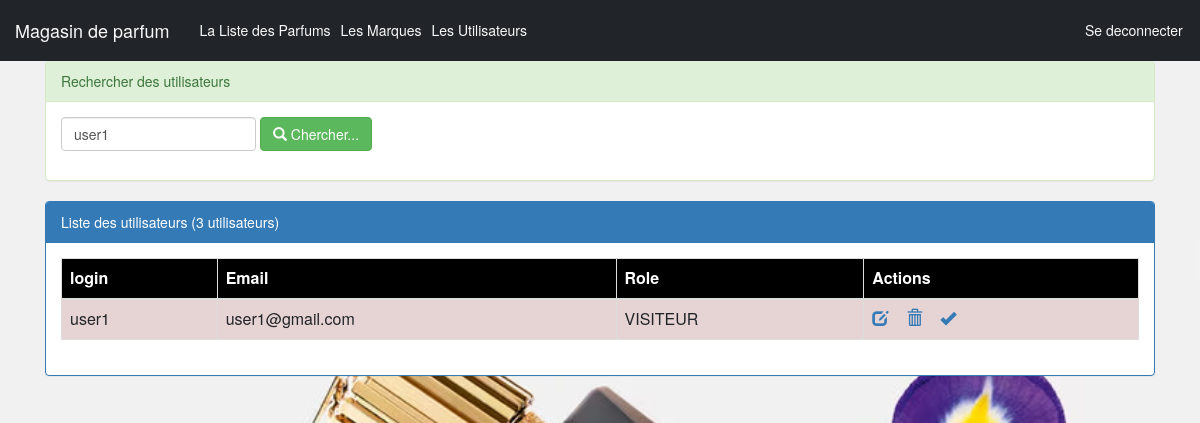
The page /pages/utilisateurs.php?login=user1 (signed in) on the database its author committed.
### tables this page shows
create table utilisateur(
    iduser int(4) auto_increment primary key,
    login varchar(50),
    email varchar(255),
    role varchar(50),    
    etat int(1),         
    pwd varchar(255)
);

### pages/utilisateurs.php (the view, shortened to what this page needs)
<?php
    require_once("connexiondb.php");
    $login=isset($_GET['login'])?$_GET['login']:"";
    $requeteUser="select * from utilisateur where login like '%$login%'";
    $requeteCount="select count(*) countUser from utilisateur";
    $resultatUser=$pdo->query($requeteUser);
    $resultatCount=$pdo->query($requeteCount);
    $tabCount=$resultatCount->fetch();
    $nbrUser=$tabCount['countUser'];
?>
<HTML>
    <head>
        <link rel="stylesheet" type="text/css" href="../css/bootstrap.min.css">
        <link rel="stylesheet" type="text/css" href="../css/monstyle.css">
        <link rel="stylesheet" href="https://maxcdn.bootstrapcdn.com/bootstrap/3.4.1/css/bootstrap.min.css">
    </head>
    <body>
        <?php include("menu.php"); ?>
        <div class="container">
            <div class="panel panel-success margetop">
				<div class="panel-heading">Rechercher des utilisateurs</div>
				<div class="panel-body">
					<form method="get" action="utilisateurs.php" class="form-inline">
						<div class="form-group">
                            <input type="text" name="login"
                                   placeholder="Login"
                                   class="form-control"
                                   value="<?php echo $login ?>"/>
                        </div>
				        <button type="submit" class="btn btn-success">
                            <span class="glyphicon glyphicon-search"></span>
                            Chercher...
                        </button>
					</form>
				</div>
			</div>
            <div class="panel panel-primary">
                <div class="panel-heading">Liste des utilisateurs (<?php echo $nbrUser ?> utilisateurs)</div>
                <div class="panel-body">
                    <table class="table table-striped table-bordered">
                        <thead>
                            <tr>
                                <th>login</th> <th>Email</th> <th>Role</th> <th>Actions</th>
                            </tr>
                        </thead>
                        <tbody>
                            <?php while($user=$resultatUser->fetch()){ ?>
                                <tr class="<?php echo $user['etat']==1?'success':'danger'?>">
                                    <td><?php echo $user['login'] ?> </td>
                                    <td><?php echo $user['email'] ?> </td>
                                    <td><?php echo $user['role'] ?> </td>
                                   <td>
                                        <a href="editerUtilisateur.php?idUser=<?php echo $user['iduser'] ?>">
                                            <span class="glyphicon glyphicon-edit"></span>
                                        </a>
                                        <a onclick="return confirm('Etes vous sur de vouloir supprimer cet utilisateur')"
                                            href="supprimerUtilisateur.php?idUser=<?php echo $user['iduser'] ?>">
                                                <span class="glyphicon glyphicon-trash"></span>
                                        </a>
                <a href="activerUtilisateur.php?idUser=<?php echo $user['iduser'] ?>&etat=<?php echo $user['etat']  ?>">
                                                <?php
                                                    if($user['etat']==1)
                                                        echo '<span class="glyphicon glyphicon-remove"></span>';
                                                    else
                                                        echo '<span class="glyphicon glyphicon-ok"></span>';
                                                ?>
                                            </a>
                                        </td>
                                </tr>
                             <?php } ?>
                        </tbody>
                    </table>
                </div>
            </div>
        </div>
    </body>
</HTML>

### css/monstyle.css (style rules this page uses)
.margetop { margin-top: 60px; }

### pages/utilisateurs.php (style rules this page uses)
body { background-image: url('../images/pic2.avif'); background-size: cover; background-position: center; }
table thead { background-color: #000; color: #fff; }

### rows shown on the page
utilisateur: login "user1", email "user1@gmail.com", role "VISITEUR", etat 0 (drawn)

### other values the page prints
$nbrUser "3"
